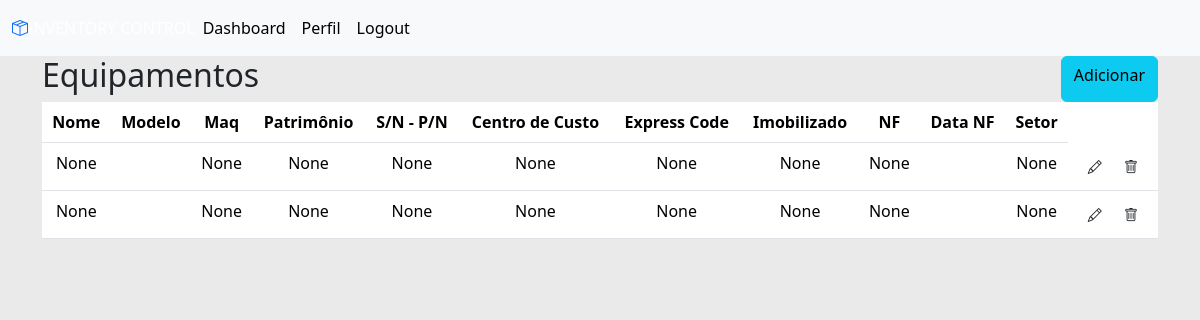
The page /equipments/ (signed in) on the database as committed earlier.
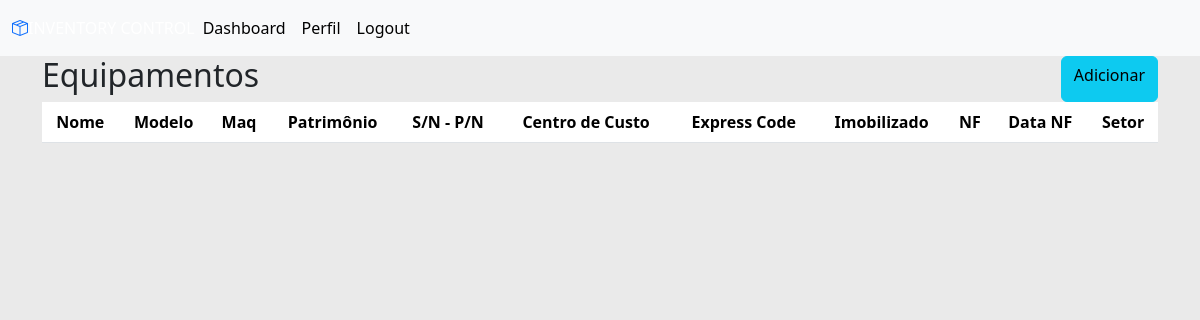
The same page on the database as committed later.
### dashboard/models.py (models this page shows, shortened)
class Equipment(models.Model):
    item = models.ForeignKey(Item, on_delete=models.CASCADE, null=True)
    model = models.CharField('Modelo', max_length=255, blank=True, null=True)
    manufacturer = models.CharField('Fabricante', max_length=255, blank=True, null=True)
    maq = models.IntegerField('Maq', null=True, blank=True)
    patrimony = models.IntegerField('Patrimônio', blank=True, null=True, unique=True)
    sn_pn = models.CharField('S/N - P/N', max_length=50, blank=True, null=True)
    cost_center = models.IntegerField('Centro de Custo', blank=True, null=True)
    express_code = models.CharField('Express Code', max_length=255, blank=True, null=True)
    immobilized = models.IntegerField('Imobilizado', blank=True, null=True)
    nf = models.CharField('NF', max_length=50, blank=True, null=True)
    nf_date = models.DateField('Data NF', null=True, blank=True)
    information = models.TextField('Informações', blank=True, null=True)
    sector = models.ForeignKey(Sector, on_delete=models.CASCADE, null=True)
    supplier = models.CharField('Fornecedor', max_length=255, blank=True, null=True)

### dashboard/views.py (the view)
# urls.py: path('equipments/', views.equipments, name='dashboard-equipments'),
@login_required
def equipments(request):
    equipment = Equipment.objects.all()
    context={
        'equipment': equipment,
    }
    return render(request, 'main/equipments/index.html', context)

### templates/main/equipments/index.html (shortened to what this page needs)
{% extends 'partials/base.html' %}
{% block content %}
    <div class="row">
        <div class="col-lg-4">
            <h2>Equipamentos</h2>
        </div>
        <div class="col-lg-4"></div>
        <div class="col-lg-4 d-flex justify-content-end">
            <a href="{% url 'dashboard-create-equipment' %}" class="btn btn-info float-right">Adicionar</a>
        </div>
    </div>
    <div class="row">
        <div class="col-lg">
            <table class="table bg-white">
                <thead class="bg-info text-white">
                    <tr>
                        <th class="col text-center">Nome</th>
                        <th class="col text-center">Modelo</th>
                        <th class="col text-center">Maq</th>
                        <th class="col text-center">Patrimônio</th>
                        <th class="col text-center">S/N - P/N</th>
                        <th class="col text-center">Centro de Custo</th>
                        <th class="col text-center">Express Code</th>
                        <th class="col text-center">Imobilizado</th>
                        <th class="col text-center">NF</th>
                        <th class="col text-center">Data NF</th>
                        <th class="col text-center">Setor</th>
                    </tr>
                </thead>
                <tbody>
                    {% for equipment in equipment %}
                        <tr>
                            <td class="col text-center">{{ equipment.item }}</td>
                            <td class="col text-center">{{ equipment.model|default_if_none:"" }}</td>
                            <td class="col text-center">{{ equipment.maq }}</td>
                            <td class="col text-center">{{ equipment.patrimony }}</td>
                            <td class="col text-center">{{ equipment.sn_pn }}</td>
                            <td class="col text-center">{{ equipment.cost_center }}</td>
                            <td class="col text-center">{{ equipment.express_code }}</td>
                            <td class="col text-center">{{ equipment.immobilized }}</td>
                            <td class="col text-center">{{ equipment.nf }}</td>
                            <td class="col text-center">{{ equipment.nf_date|date:"d/m/Y" }}</td>
                            <td class="col text-center">{{ equipment.sector }}</td>
                            <td class="col text-center">
                                <a class="btn btn-sm mr-2" href="{% url 'dashboard-update-equipment' equipment.id %}">
                                    <i class="bi bi-pencil"></i>
                                </a>
                                <a class="btn btn-sm ml-2" href="{% url 'dashboard-delete-equipment' equipment.id %}">
                                    <i class="bi bi-trash"></i>
                                </a>
                            </td>
                        </tr>
                    {% endfor %}
                </tbody>
            </table>
        </div>
    </div>
{% endblock %}

Rows that differ between the two databases and show on the page:
removed Equipment: item "None", maq "None", patrimony "None", sn_pn "None", cost_center "None", express_code "None", immobilized "None", nf "None", sector "None"
removed Equipment: item "None", maq "None", patrimony "None", sn_pn "None", cost_center "None", express_code "None", immobilized "None", nf "None", sector "None"
